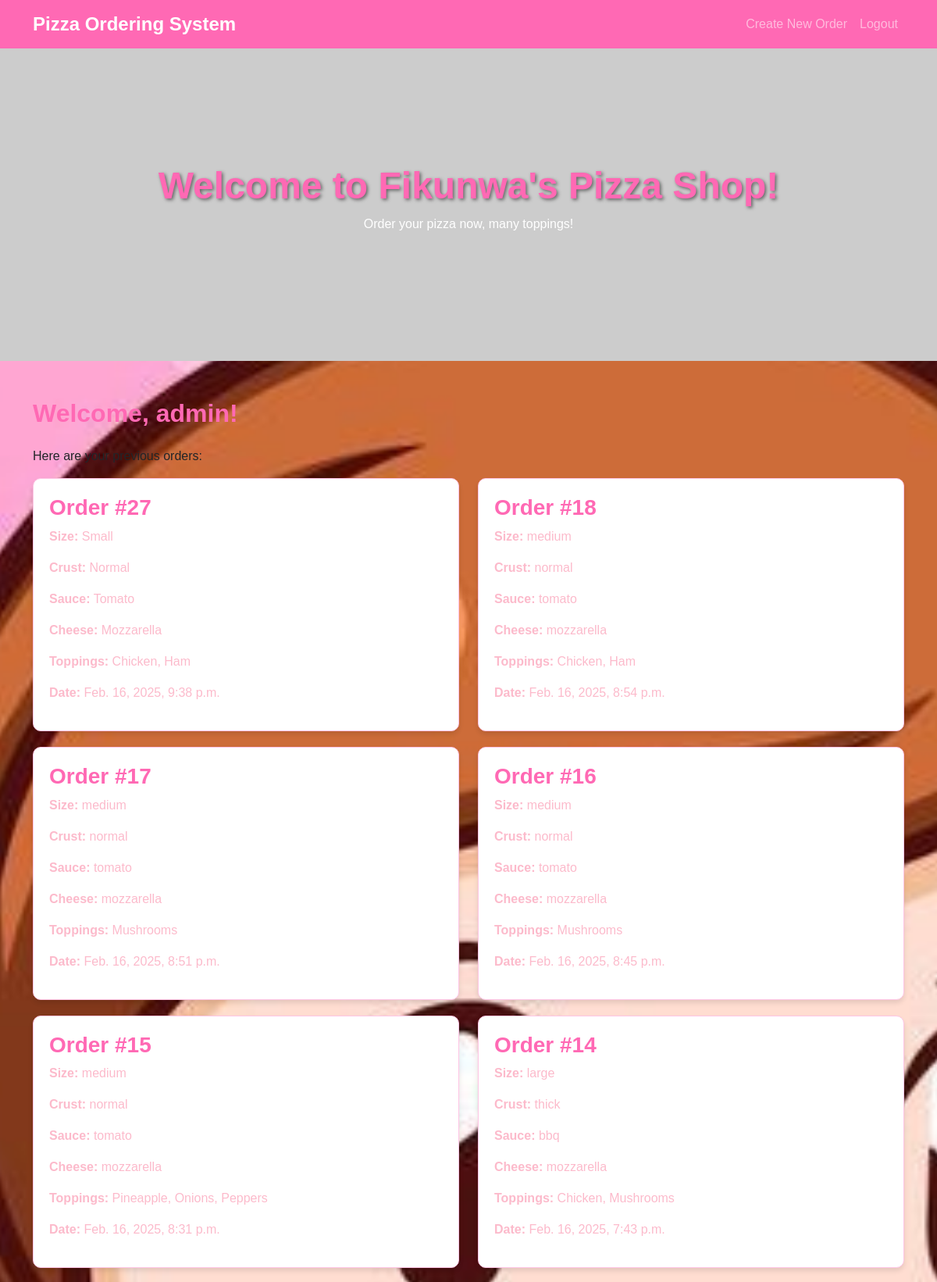
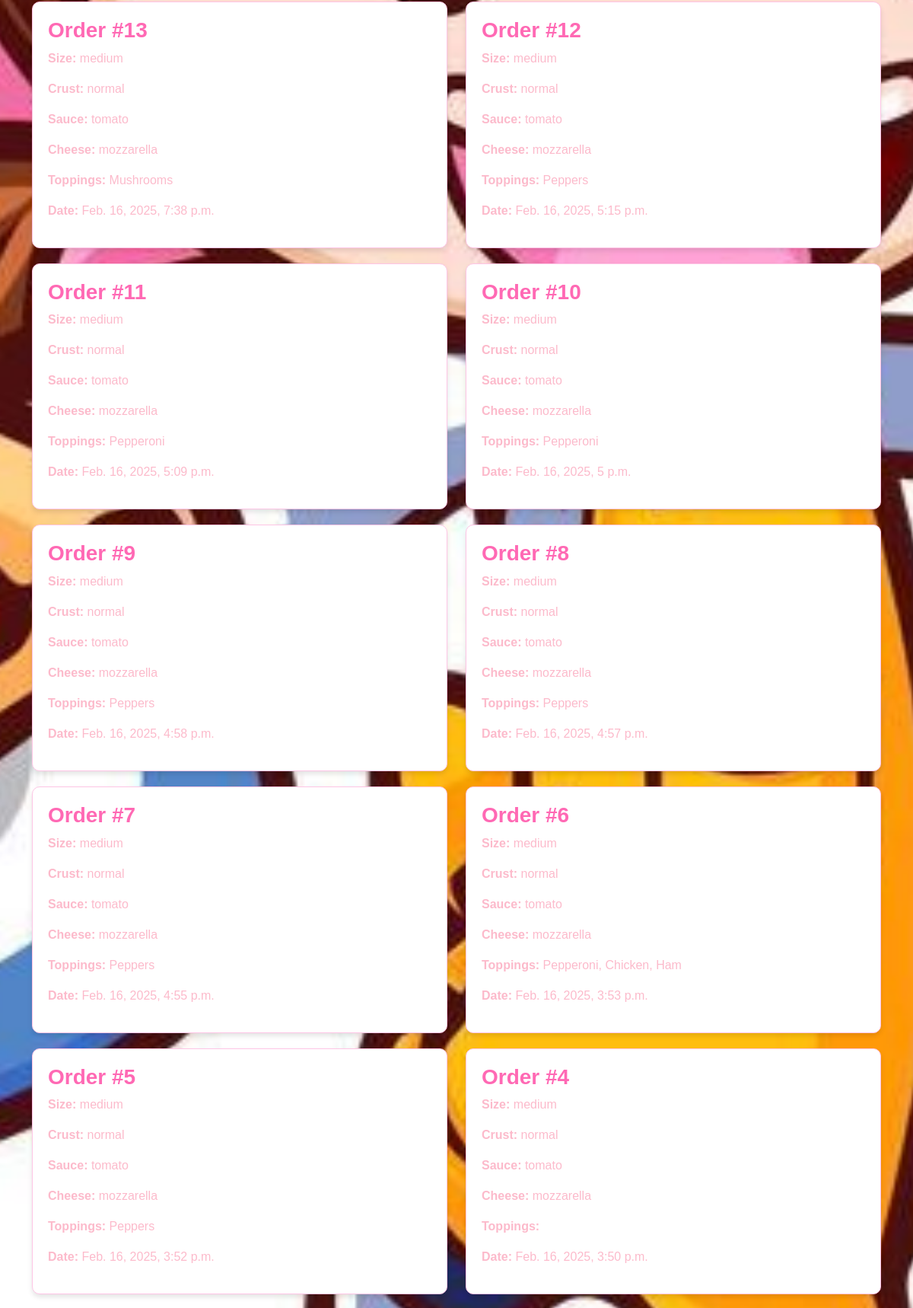
The app's page / (signed in, upper part) with its own data (2 pictures, top to bottom).
### pizza_appl/models.py (models this page shows, shortened)
class Pizza(models.Model):
  sizes_choices = [
    ('Small', 'Small'),
    ('Medium', 'Medium'),
    ('Large', 'Large')
]
  crusts_choices = [
    ('Normal', 'Normal'),
    ('Thin', 'Thin'),
    ('Gluten Free', 'Gluten Free'),
    ('Thick', 'Thick')
]
  cheese_choices= [
    ('Mozzarella', 'Mozzarella'),
    ('Vegan', 'Vegan'),
    ('Low Fat', 'Low Fat')
]
  sauce_choices = [
    ('Tomato', 'Tomato'),
    ('BBQ', 'BBQ')
]
  pizzaSizes = tuple(sizes_choices)
  pizzaCrusts = tuple(crusts_choices)
  pizzaCheese = tuple(cheese_choices)
  pizzaSauce = tuple(sauce_choices)
  author = models.ForeignKey(User, on_delete=models.CASCADE)
  size = models.CharField(max_length=20, choices=pizzaSizes, default='medium')
  crust = models.CharField(max_length=20, choices=pizzaCrusts, default='normal')
  sauce = models.CharField(max_length=20, choices=pizzaSauce, default='tomato')
  cheese = models.CharField(max_length=20, choices=pizzaCheese, default='mozzarella')
  toppings = models.ManyToManyField(Toppings)
  date = models.DateTimeField(auto_now_add=True, blank=True)

class Toppings(models.Model):
    topping = models.CharField(max_length=80)

### pizza_appl/views.py (the view)
# urls.py: path('', views.index, name='index'),
def index(request):
    if request.user.is_authenticated:
        pizzas = Pizza.objects.filter(author=request.user).prefetch_related('toppings').order_by('-date')
        return render(request, 'index.html', {'pizzas': pizzas})
    return render(request, 'index.html')

### pizza_appl/templates/index.html (shortened to what this page needs)
{% load static %}
<!DOCTYPE html>
<html lang="en">
<head>
    <link href="https://cdn.jsdelivr.net/npm/bootstrap@5.3.0/dist/css/bootstrap.min.css" rel="stylesheet">
</head>
<body>
    <nav class="navbar navbar-expand-lg navbar-dark">
        <div class="container">
            <a class="navbar-brand" href="#">Pizza Ordering System</a>
            <div class="navbar-nav">
                {% if user.is_authenticated %}
                    <a class="nav-link" href="{% url 'create_pizza' %}">Create New Order</a>
                    <a class="nav-link" href="{% url 'logout' %}">Logout</a>
                {% else %}
                    <a class="nav-link" href="{% url 'login' %}">Login</a>
                    <a class="nav-link" href="{% url 'signup' %}">Sign Up</a>
                {% endif %}
            </div>
        </div>
    </nav>
    <div class="hero-section">
        <div>
            <h1>Welcome to Fikunwa's Pizza Shop!</h1>
            <p>Order your pizza now, many toppings!</p>
        </div>
    </div>
    <div class="container mt-5">
        {% if user.is_authenticated %}
            <h2 class="welcome-message">Welcome, {{ user.username }}!</h2>
            <p>Here are your previous orders:</p>
            <div class="row">
                {% for pizza in pizzas %}
                    <div class="col-md-6">
                        <div class="order-card">
                            <h3>Order #{{ pizza.id }}</h3>
                            <p><strong>Size:</strong> {{ pizza.size }}</p>
                            <p><strong>Crust:</strong> {{ pizza.crust }}</p>
                            <p><strong>Sauce:</strong> {{ pizza.sauce }}</p>
                            <p><strong>Cheese:</strong> {{ pizza.cheese }}</p>
                            <p><strong>Toppings:</strong>
                                {% for topping in pizza.toppings.all %}
                                    {{ topping.topping }}{% if not forloop.last %}, {% endif %}
                                {% endfor %}
                            </p>
                            <p><strong>Date:</strong> {{ pizza.date }}</p>
                        </div>
                    </div>
                {% empty %}
                    <div class="col">
                        <p>No previous orders found.</p>
                    </div>
                {% endfor %}
            </div>
        {% else %}
            <h2>Get Started</h2>
            <p>Sign up or log in to start ordering your favorite pizzas!</p>
        {% endif %}
    </div>
</body>
</html>

### records on screen
Pizza: id "27", size "Small", crust "Normal", sauce "Tomato", cheese "Mozzarella", date "Feb. 16, 2025, 9:38 p.m."
Toppings: topping "Chicken"
Toppings: topping "Ham"
Pizza: id "18", size "medium", crust "normal", sauce "tomato", cheese "mozzarella", date "Feb. 16, 2025, 8:54 p.m."
Pizza: id "17", size "medium", crust "normal", sauce "tomato", cheese "mozzarella", date "Feb. 16, 2025, 8:51 p.m."
Toppings: topping "Mushrooms"
Pizza: id "16", size "medium", crust "normal", sauce "tomato", cheese "mozzarella", date "Feb. 16, 2025, 8:45 p.m."
Pizza: id "15", size "medium", crust "normal", sauce "tomato", cheese "mozzarella", date "Feb. 16, 2025, 8:31 p.m."
Toppings: topping "Pineapple"
Toppings: topping "Onions"
Toppings: topping "Peppers"
Pizza: id "14", size "large", crust "thick", sauce "bbq", cheese "mozzarella", date "Feb. 16, 2025, 7:43 p.m."
Pizza: id "13", size "medium", crust "normal", sauce "tomato", cheese "mozzarella", date "Feb. 16, 2025, 7:38 p.m."
Pizza: id "12", size "medium", crust "normal", sauce "tomato", cheese "mozzarella", date "Feb. 16, 2025, 5:15 p.m."
Pizza: id "11", size "medium", crust "normal", sauce "tomato", cheese "mozzarella", date "Feb. 16, 2025, 5:09 p.m."
Toppings: topping "Pepperoni"
Pizza: id "10", size "medium", crust "normal", sauce "tomato", cheese "mozzarella", date "Feb. 16, 2025, 5 p.m."
Pizza: id "9", size "medium", crust "normal", sauce "tomato", cheese "mozzarella", date "Feb. 16, 2025, 4:58 p.m."
Pizza: id "8", size "medium", crust "normal", sauce "tomato", cheese "mozzarella", date "Feb. 16, 2025, 4:57 p.m."
Pizza: id "7", size "medium", crust "normal", sauce "tomato", cheese "mozzarella", date "Feb. 16, 2025, 4:55 p.m."
Pizza: id "6", size "medium", crust "normal", sauce "tomato", cheese "mozzarella", date "Feb. 16, 2025, 3:53 p.m."
Pizza: id "5", size "medium", crust "normal", sauce "tomato", cheese "mozzarella", date "Feb. 16, 2025, 3:52 p.m."
Pizza: id "4", size "medium", crust "normal", sauce "tomato", cheese "mozzarella", date "Feb. 16, 2025, 3:50 p.m."

### other values on screen
{{ user.username }} "admin"
